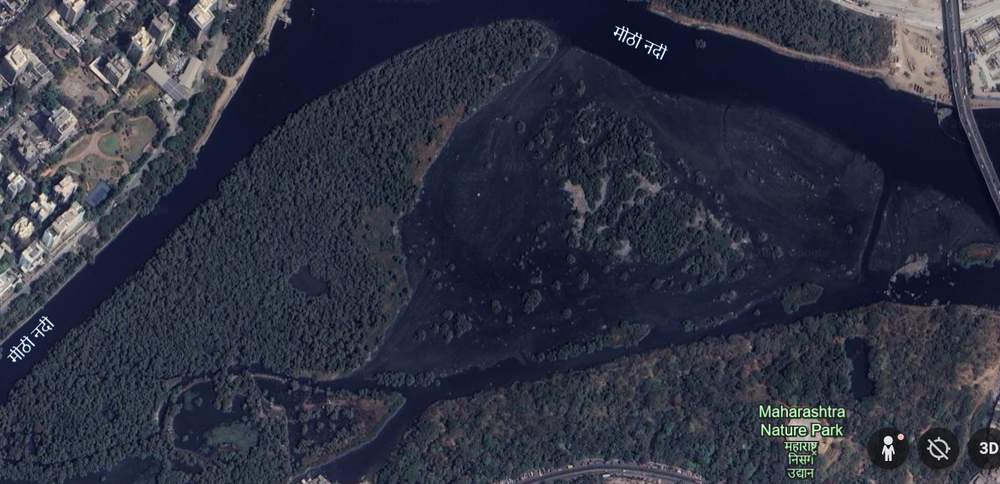
#> input picture original/Screenshot 2025-11-20 155321.png, 1000 x 484 px, shrunk from 1433 x 694 before the run; its folder holds only this picture in this run
$ jupyter execute main.ipynb
#> lines starting #> are read from the running program, lines starting #| are printed output that depends on the picture
[cell 1]
import cv2
import numpy as np
import os
import matplotlib.pyplot as plt

# ==============================
#  CONFIGURATION
# ==============================
INPUT_DIR = "original"             # folder with 3 images (normal, dark, bright)
OUTPUT_DIR = "enhanced_results"    # folder to store enhanced images
COMPARE_DIR = "comparison"         # folder to store comparison collages
SHOW_COMPARISON = False            # change to True to display collages live

os.makedirs(OUTPUT_DIR, exist_ok=True)
os.makedirs(COMPARE_DIR, exist_ok=True)

# ==============================
#  CONTRAST ENHANCEMENT FUNCTIONS
# ==============================
def linear_enhancement(img):
    img = img.astype(np.float32) / 255.0
    a, b = 1.2, 0.05  # tuneable parameters
    enhanced = np.clip(a * img + b, 0, 1)
    return (enhanced * 255).astype(np.uint8)

def log_enhancement(img):
    img = img.astype(np.float32) / 255.0
    c = 1.0 / np.log(1 + np.max(img))
    enhanced = c * np.log(1 + img)
    enhanced = np.clip(enhanced, 0, 1)
    return (enhanced * 255).astype(np.uint8)

def exp_enhancement(img):
    img = img.astype(np.float32) / 255.0
    c = np.exp(img) - 1
    c = c / np.max(c)
    enhanced = np.clip(c, 0, 1)
    return (enhanced * 255).astype(np.uint8)

# ==============================
#  RGB ↔ HSI CONVERSION
# ==============================
def rgb_to_hsi(rgb):
    rgb = rgb.astype(np.float32) / 255.0
    R, G, B = rgb[:,:,0], rgb[:,:,1], rgb[:,:,2]
    num = 0.5 * ((R - G) + (R - B))
    den = np.sqrt((R - G)**2 + (R - B)*(G - B)) + 1e-6
    theta = np.arccos(np.clip(num / den, -1, 1))

    H = np.where(B <= G, theta, 2*np.pi - theta)
    H = H / (2*np.pi)

    min_rgb = np.minimum(np.minimum(R, G), B)
    S = 1 - (3 / (R + G + B + 1e-6)) * min_rgb
    I = (R + G + B) / 3

    return np.stack([H, S, I], axis=-1)

def hsi_to_rgb(hsi):
    H, S, I = hsi[:,:,0]*2*np.pi, hsi[:,:,1], hsi[:,:,2]
    R, G, B = np.zeros_like(H), np.zeros_like(H), np.zeros_like(H)

    # Sector 0 to 120 degrees
    idx = (H < 2*np.pi/3)
    B[idx] = I[idx]*(1 - S[idx])
    R[idx] = I[idx]*(1 + (S[idx]*np.cos(H[idx]))/(np.cos(np.pi/3 - H[idx])))
    G[idx] = 3*I[idx] - (R[idx] + B[idx])

    # Sector 120 to 240 degrees
    idx = (H >= 2*np.pi/3) & (H < 4*np.pi/3)
    H2 = H[idx] - 2*np.pi/3
    R[idx] = I[idx]*(1 - S[idx])
    G[idx] = I[idx]*(1 + (S[idx]*np.cos(H2))/(np.cos(np.pi/3 - H2)))
    B[idx] = 3*I[idx] - (R[idx] + G[idx])

    # Sector 240 to 360 degrees
    idx = (H >= 4*np.pi/3)
    H3 = H[idx] - 4*np.pi/3
    G[idx] = I[idx]*(1 - S[idx])
    B[idx] = I[idx]*(1 + (S[idx]*np.cos(H3))/(np.cos(np.pi/3 - H3)))
    R[idx] = 3*I[idx] - (G[idx] + B[idx])

    rgb = np.clip(np.stack([R, G, B], axis=-1), 0, 1)
    return (rgb * 255).astype(np.uint8)

# ==============================
#  PROCESS EACH IMAGE
# ==============================
def process_image(image_path, img_name):
#> called with img_name = 'Screenshot 2025-11-20 155321'
    print(f"Processing {img_name} ...")
    img = cv2.imread(image_path)
#> img is the input picture: shape (484, 1000, 3); mean B, G, R 66, 51.2, 47.5
    img = cv2.cvtColor(img, cv2.COLOR_BGR2RGB)

    # --- Define enhancement methods ---
    enhancements = {
        'Linear': linear_enhancement,
        'Log': log_enhancement,
        'Exp': exp_enhancement
    }

    results = {'Original': img}

    # --- Apply each enhancement method ---
    for method_name, func in enhancements.items():
        # --- RGB enhancement ---
        r, g, b = cv2.split(img)
        rE, gE, bE = func(r), func(g), func(b)
        rgb_combined = cv2.merge((rE, gE, bE))
        results[f'RGB_{method_name}'] = rgb_combined

        # --- HSI enhancement ---
        hsi = rgb_to_hsi(img)
        for comp_idx, comp_name in enumerate(['H', 'S', 'I']):
            hsi_mod = hsi.copy()
            comp = (hsi[:,:,comp_idx] * 255).astype(np.uint8)
            compE = func(comp)
            hsi_mod[:,:,comp_idx] = compE.astype(np.float32)/255.0
            results[f'{comp_name}_{method_name}'] = hsi_to_rgb(hsi_mod)
#> this loop made 3 passes
#> pass 1, in process_image, `r, g, b = cv2.split(img)`:
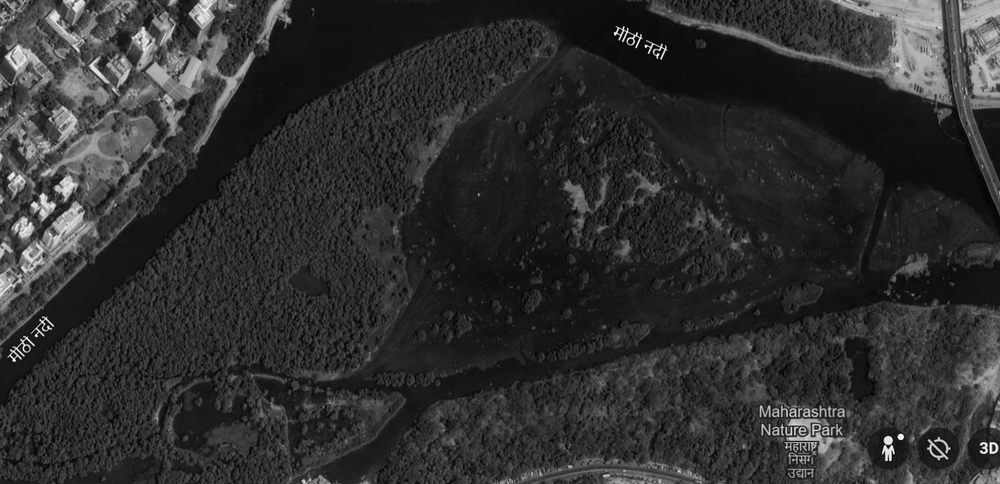
#> r: shape (484, 1000); min 0, max 255, mean 47.5
#> pass 1, in process_image, `r, g, b = cv2.split(img)`:
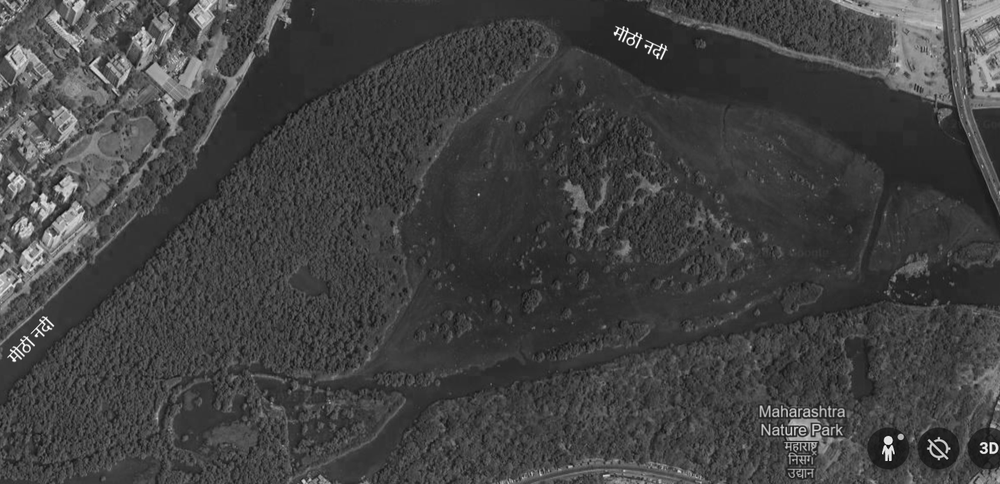
#> b: shape (484, 1000); min 3, max 255, mean 66
#> after the loop:
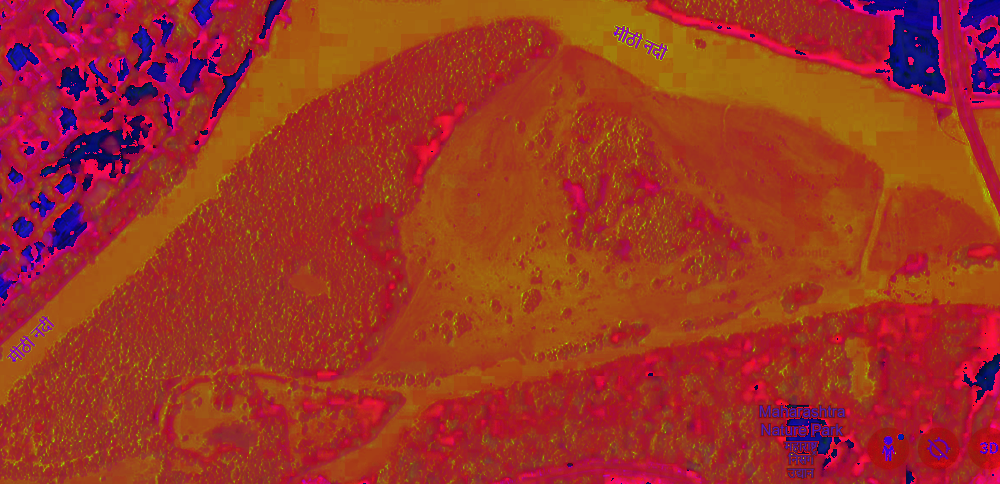
#> hsi_mod: shape (484, 1000, 3) float32; mean R, G, B 0.619, 0.204, 0.143
#> after the loop, results = 13 items

    # --- Save all results individually ---
    for name, out_img in results.items():
        save_path = os.path.join(OUTPUT_DIR, f"{img_name}_{name}.png")
        cv2.imwrite(save_path, cv2.cvtColor(out_img, cv2.COLOR_RGB2BGR))
#> this loop made 13 passes
#> name on passes 1 to 12: 'Original', 'RGB_Linear', 'H_Linear', 'S_Linear', 'I_Linear', 'RGB_Log', 'H_Log', 'S_Log', 'I_Log', 'RGB_Exp', 'H_Exp', 'S_Exp'
#> pass 2, in process_image, `cv2.imwrite(save_path, cv2.cvtColor(out_img, cv2.COLOR_RGB2BGR))`:
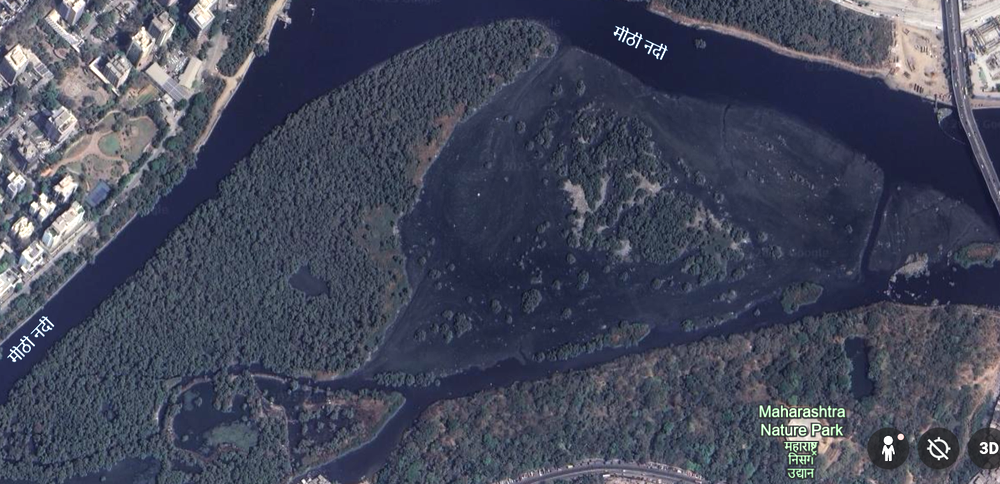
#> saved as Screenshot 2025-11-20 155321_RGB_Linear.png: shape (484, 1000, 3); mean B, G, R 91.4, 73.5, 69.2

    # --- Create comparison collage ---
    fig, axes = plt.subplots(4, 4, figsize=(14, 14))
    fig.suptitle(f"Comparison for {img_name}", fontsize=16)

    all_keys = list(results.keys())  # total 13 images
#> all_keys = ['Original', 'RGB_Linear', 'H_Linear', 'S_Linear', 'I_Linear', 'RGB_Log', 'H_Log', 'S_Log', 'I_Log', 'RGB_Exp', 'H_Exp', 'S_Exp', 'I_Exp']
    for i, ax in enumerate(axes.flat):
        if i < len(all_keys):
            ax.imshow(results[all_keys[i]])
            ax.set_title(all_keys[i], fontsize=10)
        else:
            ax.axis('off')
        ax.axis('off')

    plt.tight_layout()
    plt.subplots_adjust(top=0.93)
    comparison_path = os.path.join(COMPARE_DIR, f"{img_name}_comparison.png")
    plt.savefig(comparison_path)
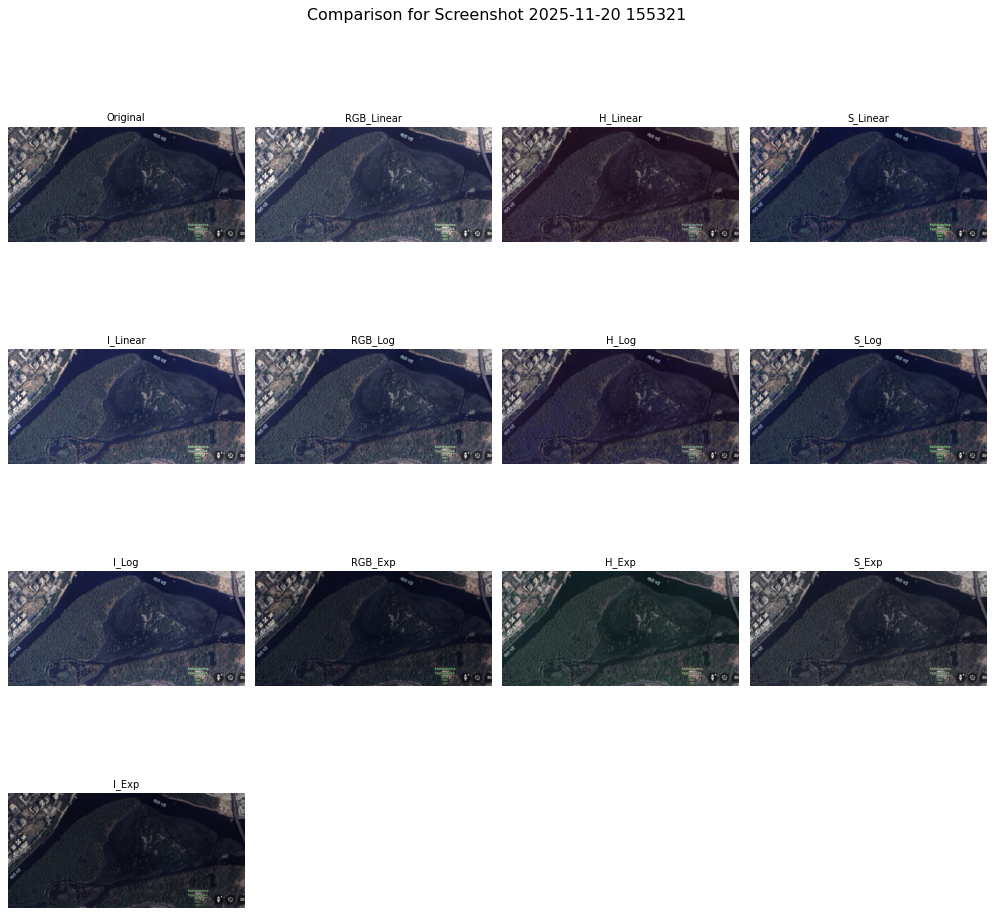
#> figure drawn by matplotlib, 13 panels

    if SHOW_COMPARISON:
        plt.show()
    plt.close()
    print(f"✅ Saved comparison collage for {img_name} in {COMPARE_DIR}")

# ==============================
#  MAIN EXECUTION
# ==============================
for file in os.listdir(INPUT_DIR):
    if file.lower().endswith(('.png', '.jpg', '.jpeg')):
        name = os.path.splitext(file)[0]
        process_image(os.path.join(INPUT_DIR, file), name)

print("\n🎉 All images processed and saved successfully in:")
print("   Enhanced images →", OUTPUT_DIR)
#|    Enhanced images → enhanced_results
print("   Comparison collages →", COMPARE_DIR)

$ run again, on original/Screenshot 2025-11-20 155424.png
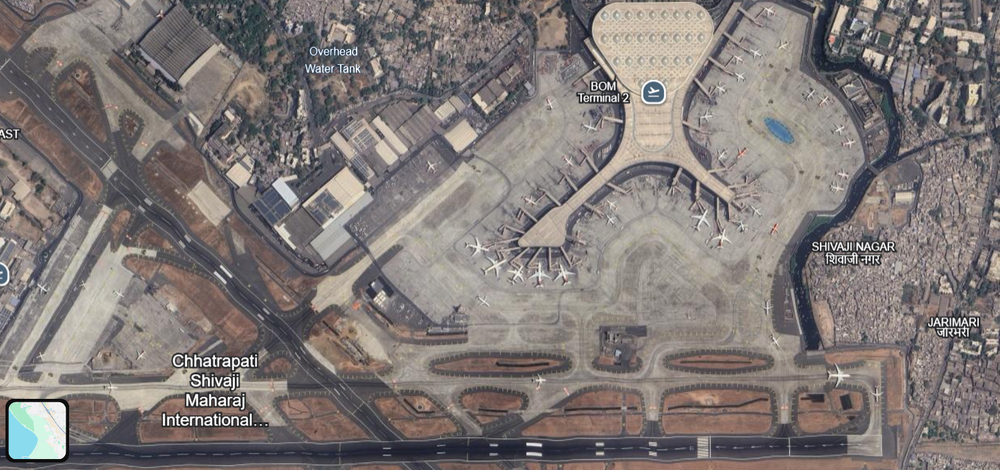
#> input picture original/Screenshot 2025-11-20 155424.png, 1000 x 470 px, shrunk from 1461 x 687 before the run
#> in process_image, img is the input picture: shape (470, 1000, 3); mean B, G, R 118.7, 120.6, 127.8
#> the loop in process_image, `for method_name, func in enhancements.items():` made 3 passes
#> after the loop in process_image, `for method_name, func in enhancements.items():`:
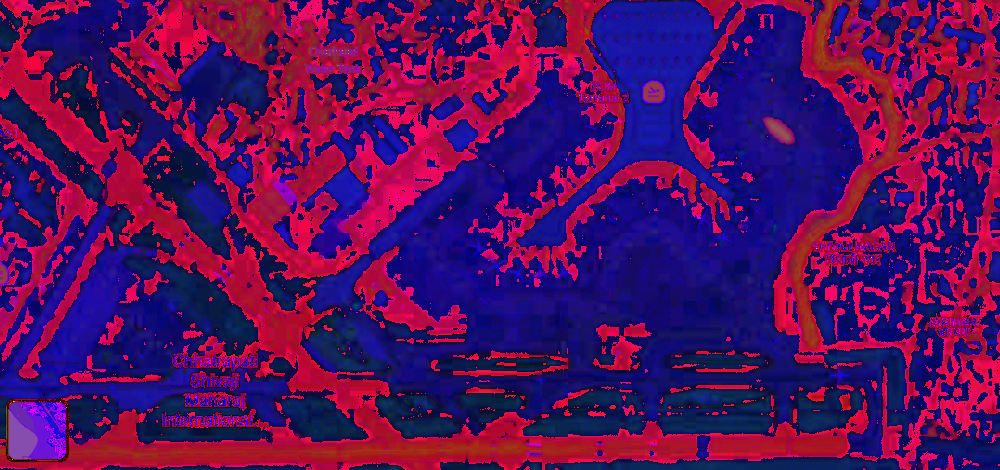
#> hsi_mod: shape (470, 1000, 3) float32; mean R, G, B 0.33, 0.056, 0.366
#> after the loop in process_image, `for method_name, func in enhancements.items():`: results = 13 items
#> the loop in process_image, `for name, out_img in results.items():` made 13 passes
#> name on passes 1 to 8: 'Original', 'RGB_Linear', 'H_Linear', 'S_Linear', 'I_Linear', 'RGB_Log', 'H_Log', 'S_Log'
#> pass 2, in process_image, `cv2.imwrite(save_path, cv2.cvtColor(out_img, cv2.COLOR_RGB2BGR))`:
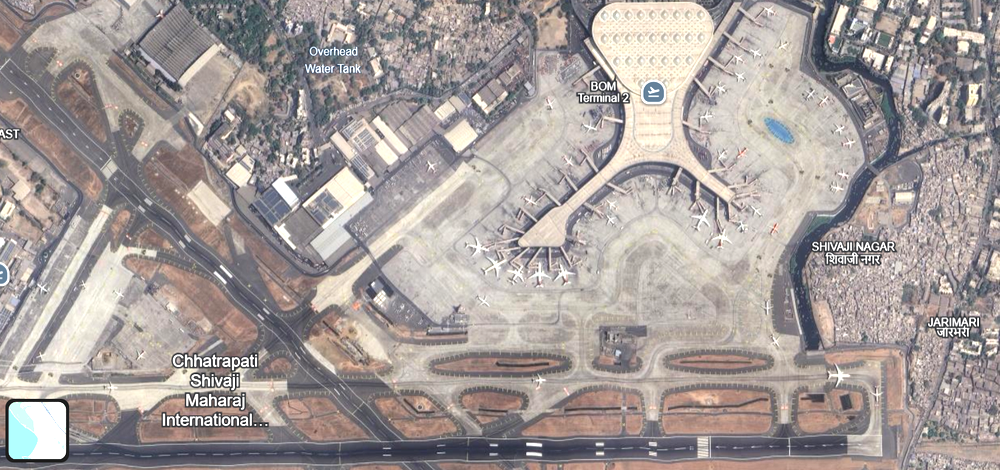
#> saved as Screenshot 2025-11-20 155424_RGB_Linear.png: shape (470, 1000, 3); mean B, G, R 154.2, 156.4, 164.9
#> all_keys = ['Original', 'RGB_Linear', 'H_Linear', 'S_Linear', 'I_Linear', 'RGB_Log', 'H_Log', 'S_Log', 'I_Log', 'RGB_Exp', 'H_Exp', 'S_Exp', 'I_Exp']
#|    Enhanced images → enhanced_results

$ run again, on original/Screenshot 2025-11-20 155525.png
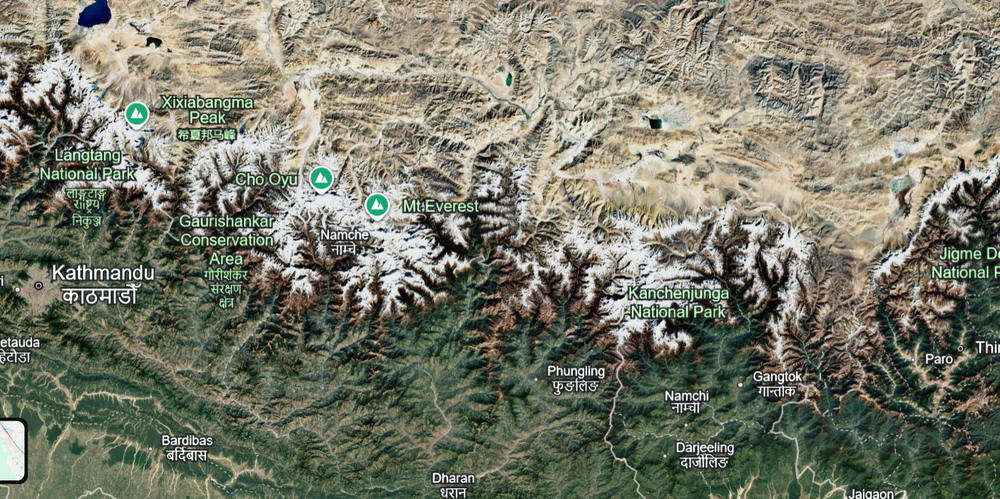
#> input picture original/Screenshot 2025-11-20 155525.png, 1000 x 499 px, shrunk from 1402 x 699 before the run
#> in process_image, img is the input picture: shape (499, 1000, 3); mean B, G, R 105.3, 121.1, 119.4
#> the loop in process_image, `for method_name, func in enhancements.items():` made 3 passes
#> after the loop in process_image, `for method_name, func in enhancements.items():`:
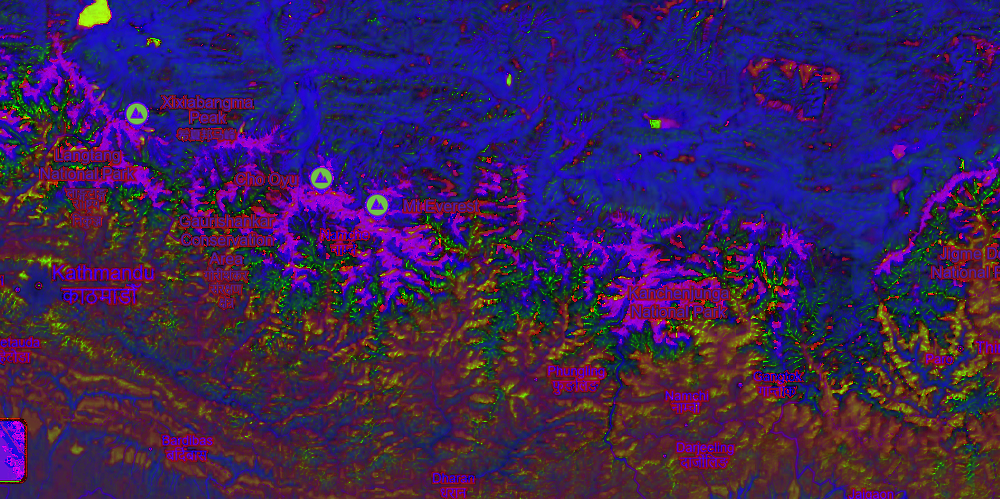
#> hsi_mod: shape (499, 1000, 3) float32; mean R, G, B 0.23, 0.134, 0.356
#> after the loop in process_image, `for method_name, func in enhancements.items():`: results = 13 items
#> the loop in process_image, `for name, out_img in results.items():` made 13 passes
#> name on passes 1 to 8: 'Original', 'RGB_Linear', 'H_Linear', 'S_Linear', 'I_Linear', 'RGB_Log', 'H_Log', 'S_Log'
#> pass 2, in process_image, `cv2.imwrite(save_path, cv2.cvtColor(out_img, cv2.COLOR_RGB2BGR))`:
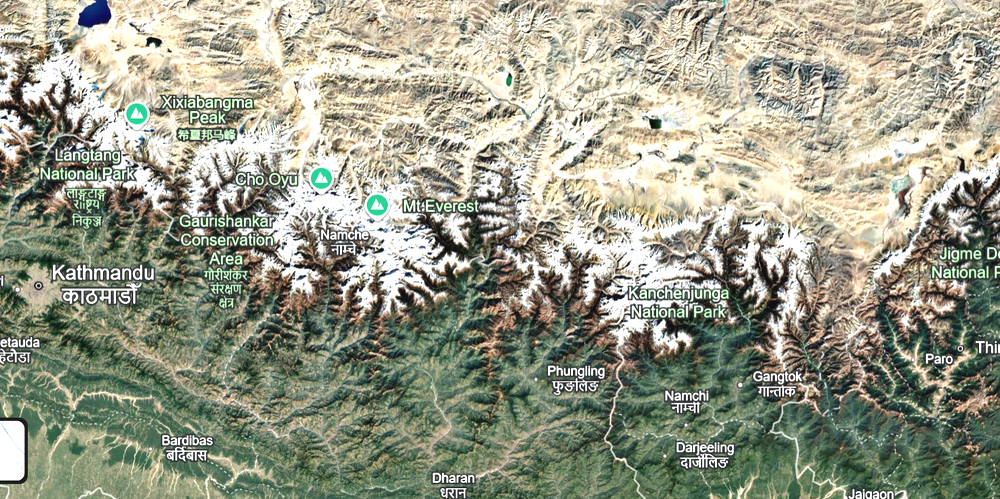
#> saved as Screenshot 2025-11-20 155525_RGB_Linear.png: shape (499, 1000, 3); mean B, G, R 137, 155.2, 152.9
#> all_keys = ['Original', 'RGB_Linear', 'H_Linear', 'S_Linear', 'I_Linear', 'RGB_Log', 'H_Log', 'S_Log', 'I_Log', 'RGB_Exp', 'H_Exp', 'S_Exp', 'I_Exp']
#|    Enhanced images → enhanced_results
